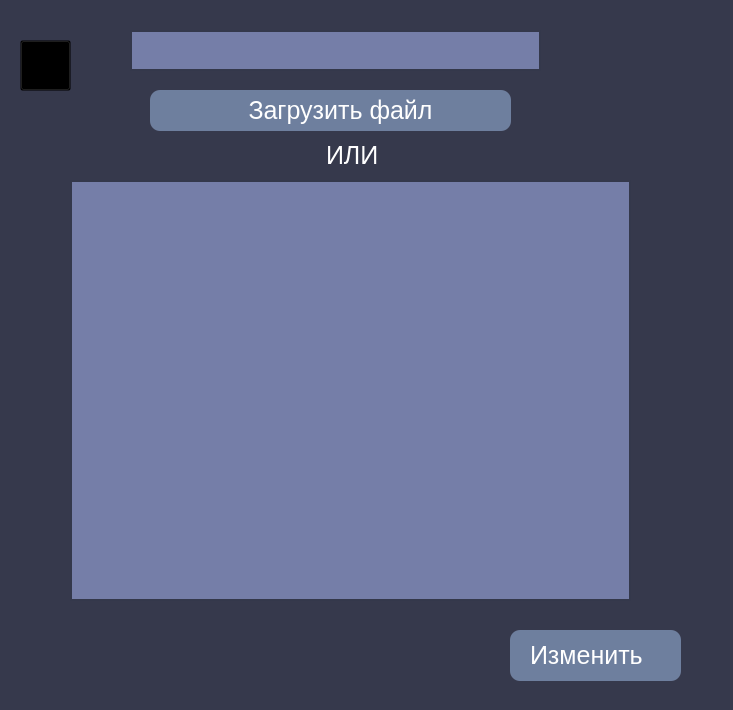
<?xml version="1.0" encoding="UTF-8"?>
<ui version="4.0">
 <class>Form</class>
 <widget class="QWidget" name="Form">
  <property name="geometry">
   <rect>
    <x>0</x>
    <y>0</y>
    <width>733</width>
    <height>710</height>
   </rect>
  </property>
  <property name="windowTitle">
   <string>Form</string>
  </property>
  <property name="styleSheet">
   <string notr="true">QWidget{background:rgb(54, 57, 76);}
QPushButton{color:white;
background:transparent;
font-size:20px;}
QPushButton:hover{
text-decoration:underline;}
QScrollArea{border:1px solid  rgb(231, 251, 255);}</string>
  </property>
  <widget class="QTextEdit" name="senders_text">
   <property name="geometry">
    <rect>
     <x>70</x>
     <y>180</y>
     <width>561</width>
     <height>421</height>
    </rect>
   </property>
   <property name="styleSheet">
    <string notr="true">color:white;
font-size:25px;
background:rgb(117, 126, 168);
border: 2px solid rgb(52, 56, 75);</string>
   </property>
   <property name="html">
    <string>&lt;!DOCTYPE HTML PUBLIC &quot;-//W3C//DTD HTML 4.0//EN&quot; &quot;http://www.w3.org/TR/REC-html40/strict.dtd&quot;&gt;
&lt;html&gt;&lt;head&gt;&lt;meta name=&quot;qrichtext&quot; content=&quot;1&quot; /&gt;&lt;style type=&quot;text/css&quot;&gt;
p, li { white-space: pre-wrap; }
&lt;/style&gt;&lt;/head&gt;&lt;body style=&quot; font-family:'MS Shell Dlg 2'; font-size:25px; font-weight:400; font-style:normal;&quot;&gt;
&lt;p style=&quot;-qt-paragraph-type:empty; margin-top:0px; margin-bottom:0px; margin-left:0px; margin-right:0px; -qt-block-indent:0; text-indent:0px;&quot;&gt;&lt;br /&gt;&lt;/p&gt;&lt;/body&gt;&lt;/html&gt;</string>
   </property>
  </widget>
  <widget class="QPushButton" name="send_button">
   <property name="geometry">
    <rect>
     <x>150</x>
     <y>90</y>
     <width>361</width>
     <height>41</height>
    </rect>
   </property>
   <property name="styleSheet">
    <string notr="true">QPushButton{background-color :rgb(110, 127, 158);
color:white;
font-size:25px;
padding-left:20%;
text-align:center;
border-radius: 10px;}
QPushButton:hover{
background-color :rgb(128, 149, 184);}</string>
   </property>
   <property name="text">
    <string>Загрузить файл</string>
   </property>
  </widget>
  <widget class="QLineEdit" name="title_edit">
   <property name="geometry">
    <rect>
     <x>130</x>
     <y>30</y>
     <width>411</width>
     <height>41</height>
    </rect>
   </property>
   <property name="styleSheet">
    <string notr="true">color:white;
font-size:25px;
background:rgb(117, 126, 168);
border: 2px solid rgb(52, 56, 75);</string>
   </property>
  </widget>
  <widget class="QLabel" name="label_3">
   <property name="geometry">
    <rect>
     <x>300</x>
     <y>140</y>
     <width>101</width>
     <height>31</height>
    </rect>
   </property>
   <property name="styleSheet">
    <string notr="true">QLabel{
color:white;
font-size:25px;
padding-left:20%;
text-align:center;
border-radius: 10px;}</string>
   </property>
   <property name="text">
    <string>ИЛИ</string>
   </property>
  </widget>
  <widget class="QPushButton" name="confirm_send">
   <property name="geometry">
    <rect>
     <x>510</x>
     <y>630</y>
     <width>171</width>
     <height>51</height>
    </rect>
   </property>
   <property name="styleSheet">
    <string notr="true">QPushButton{background-color :rgb(110, 127, 158);
color:white;
font-size:25px;
padding-left:20%;
text-align:left;
border-radius: 10px;}
QPushButton:hover{
background-color :rgb(128, 149, 184);}</string>
   </property>
   <property name="text">
    <string>Изменить</string>
   </property>
  </widget>
  <widget class="QLabel" name="error_label">
   <property name="geometry">
    <rect>
     <x>50</x>
     <y>630</y>
     <width>181</width>
     <height>51</height>
    </rect>
   </property>
   <property name="styleSheet">
    <string notr="true">color:orange;
font-size:19px;
text-align: justify;
justify-content: center;</string>
   </property>
   <property name="text">
    <string/>
   </property>
  </widget>
  <widget class="QPushButton" name="goback">
   <property name="geometry">
    <rect>
     <x>20</x>
     <y>40</y>
     <width>51</width>
     <height>51</height>
    </rect>
   </property>
   <property name="maximumSize">
    <size>
     <width>60</width>
     <height>16777215</height>
    </size>
   </property>
   <property name="text">
    <string/>
   </property>
  </widget>
  <widget class="QLabel" name="success_label">
   <property name="geometry">
    <rect>
     <x>270</x>
     <y>630</y>
     <width>231</width>
     <height>51</height>
    </rect>
   </property>
   <property name="styleSheet">
    <string notr="true">color:rgb(145, 255, 143);
font-size:22px;
text-align: justify;
justify-content: center;</string>
   </property>
   <property name="text">
    <string/>
   </property>
  </widget>
 </widget>
 <resources/>
 <connections/>
</ui>
